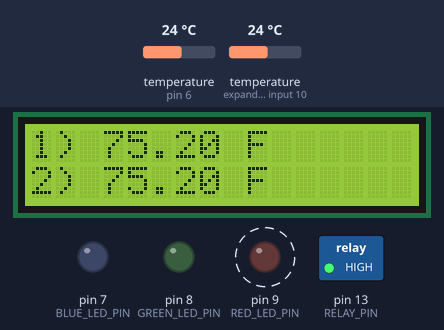
Recording of a sketch running on a simulated Arduino Uno, built with avr-gcc and run on an emulated ATmega328P. Parts: 16×2 character LCD, switched loads named in the sketch (green lamp = pin HIGH), output pins drawn as LEDs (lit = HIGH). Dashed ring = blinking. Inputs (shaded band) come from the test bench; at power-on: temperature (sensors on pin 6, expander input 10) 24 °C. What the sketch prints to the serial monitor is not drawn.

Above: at 2.5 s.
2.6 s: temperature (sensor on pin 6) set to 23.4 °C
At 4.9 s:
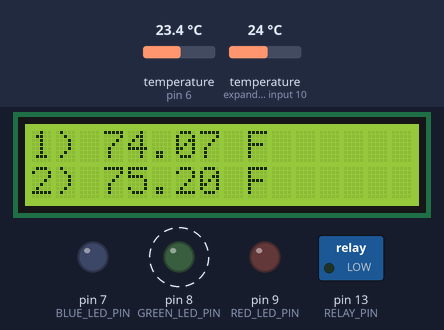
8.7 s: temperature (sensor on pin 6) set to 18.8 °C
At 9.53 s:
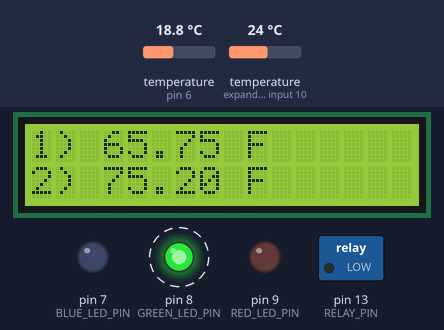
11.5 s: temperature (sensor on pin 6) set to 18 °C
At 13.3 s:
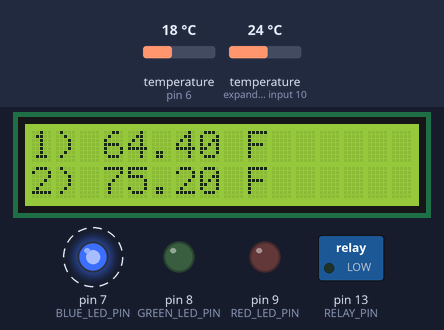
17.6 s: temperature (sensor on pin 6) set to 28 °C
At 18.94 s:
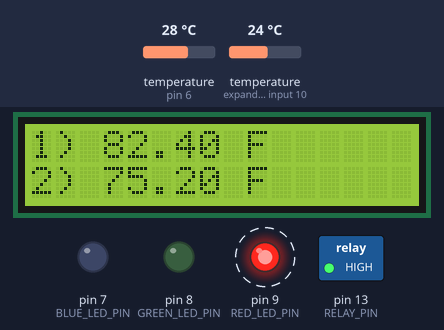
23.7 s: temperature (sensor on expander input 10) set to 12 °C
At 25.4 s:
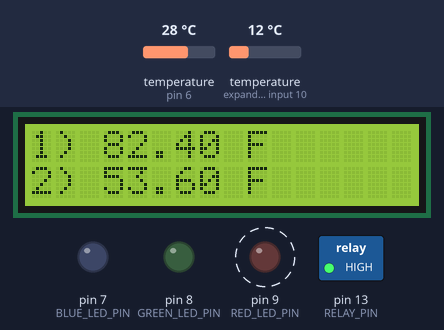
26.5 s: temperature (sensor on expander input 10) set to 19 °C
At 29.3 s:
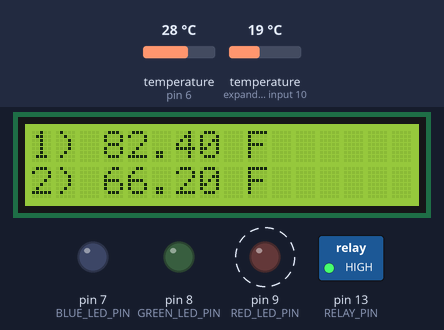
Timing chart, 0 to 30.8 s (numbered marks = the images above; inputs shaded):
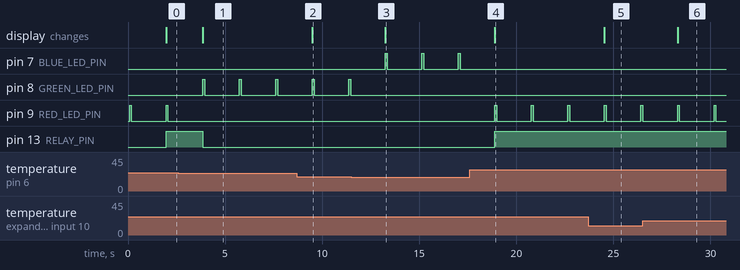

The sketch:

TemperatureProbe.ino
```cpp
#include <LiquidCrystal.h>
#include <OneWire.h>
#include <DallasTemperature.h>

#define TEMP_PROBE_PIN 6
#define BLUE_LED_PIN 7
#define GREEN_LED_PIN 8
#define RED_LED_PIN 9
#define BUTTON_PIN 10
#define RELAY_PIN 13

#define LOW_TEMP_LIMIT 65.0
#define HIGH_TEMP_LIMIT 75.0

#define COOL 1
#define TEMPERATE 2
#define HOT 3

// initialize the one wire library
OneWire oneWire(TEMP_PROBE_PIN);

// initialize the Dallas temperature library
DallasTemperature sensors(&oneWire);

// initialize the LCD library with the pins on the Arduino board
LiquidCrystal lcd(12, 11, 5, 4, 3, 2);

float fahrenheit = 0;
float fahrenheit1 = 0;

int state = 0;
int activeLEDPin = RED_LED_PIN;

void displayTemp(int row, float temp)
{
    // set the cursor to column 0, line 'row'
  lcd.setCursor(0, row);
  lcd.print(row + 1);
  lcd.setCursor(1, row);
  lcd.print(") ");
  lcd.setCursor(3, row);
  lcd.print(temp, 2);
  lcd.setCursor(9, row);
  lcd.print("F");
}

void setDigitalOutputs(int blueLedState, int greenLedState, int redLedState, int relayState)
{
  digitalWrite(BLUE_LED_PIN, blueLedState);
  digitalWrite(GREEN_LED_PIN, greenLedState);
  digitalWrite(RED_LED_PIN, redLedState);
  digitalWrite(RELAY_PIN, relayState);
}

void flashLED(int pin)
{
   digitalWrite(pin, HIGH);
   delay(100);
   digitalWrite(pin, LOW);
}

void setup() {

  // Here, 16 and 2 are the columns and rows of the LCD
  lcd.begin(16, 2);

  lcd.print("1 wire");

   sensors.begin();

   pinMode(RELAY_PIN, OUTPUT);
   pinMode(BLUE_LED_PIN, OUTPUT);
   pinMode(GREEN_LED_PIN, OUTPUT);
   pinMode(RED_LED_PIN, OUTPUT);

  Serial.begin(115200);
}

void loop() {

  flashLED(activeLEDPin);

  sensors.requestTemperatures();

  delay(1000);

  fahrenheit = sensors.getTempFByIndex(0);
  fahrenheit1 = sensors.getTempFByIndex(1);

  Serial.print(fahrenheit);
  Serial.print(" F\t");
  Serial.print(fahrenheit1);
  Serial.println(" F.");

  displayTemp(0, fahrenheit);
  displayTemp(1, fahrenheit1);

  if( fahrenheit <= LOW_TEMP_LIMIT )
  {
    if( state != COOL )
    {
      state = COOL;
      setDigitalOutputs(HIGH, LOW, LOW, LOW);
      activeLEDPin = BLUE_LED_PIN;
    }
  }
  else if ( fahrenheit <= HIGH_TEMP_LIMIT )
  {
    if( state != TEMPERATE )
    {
       state = TEMPERATE;
      setDigitalOutputs(LOW, HIGH, LOW, LOW);
      activeLEDPin = GREEN_LED_PIN;
    }
  }
  else
  {
    if( state != HOT )
    {
      state = HOT;
      setDigitalOutputs(LOW, LOW, HIGH, HIGH);
      activeLEDPin = RED_LED_PIN;
    }
  }

}
```

Measured:
- the behaviour switches between 24 and 23.9 °C on temperature (sensor on pin 6) (found by bisection; images 0 and 1)
- the behaviour switches between 18.4 and 18.3 °C on temperature (sensor on pin 6) (found by bisection; images 2 and 3)
- after the input at 2.6 s, pin 8 (GREEN_LED_PIN): alternates HIGH for 0.10 s and LOW for 1.8 s, starting after 1.2 s; pin 9 (RED_LED_PIN): stops changing and stays LOW; pin 13 (RELAY_PIN): HIGH → LOW after 1.2 s; the display: changes after 1.2 s (image 1)
- after the input at 8.7 s, the display: changes after 0.79 s (image 2)
- after the input at 11.5 s, pin 7 (BLUE_LED_PIN): alternates HIGH for 0.10 s and LOW for 1.8 s, starting after 1.7 s; pin 8 (GREEN_LED_PIN): stops changing and stays LOW; the display: changes after 1.7 s (image 3)
- after the input at 17.6 s, pin 7 (BLUE_LED_PIN): stops changing and stays LOW; pin 9 (RED_LED_PIN): alternates HIGH for 0.10 s and LOW for 1.8 s, starting after 1.3 s; pin 13 (RELAY_PIN): LOW → HIGH after 1.3 s; the display: changes after 1.3 s (image 4)
- after the input at 23.7 s, the display: changes after 0.84 s (image 5)
- after the input at 26.5 s, the display: changes after 1.8 s (image 6)
